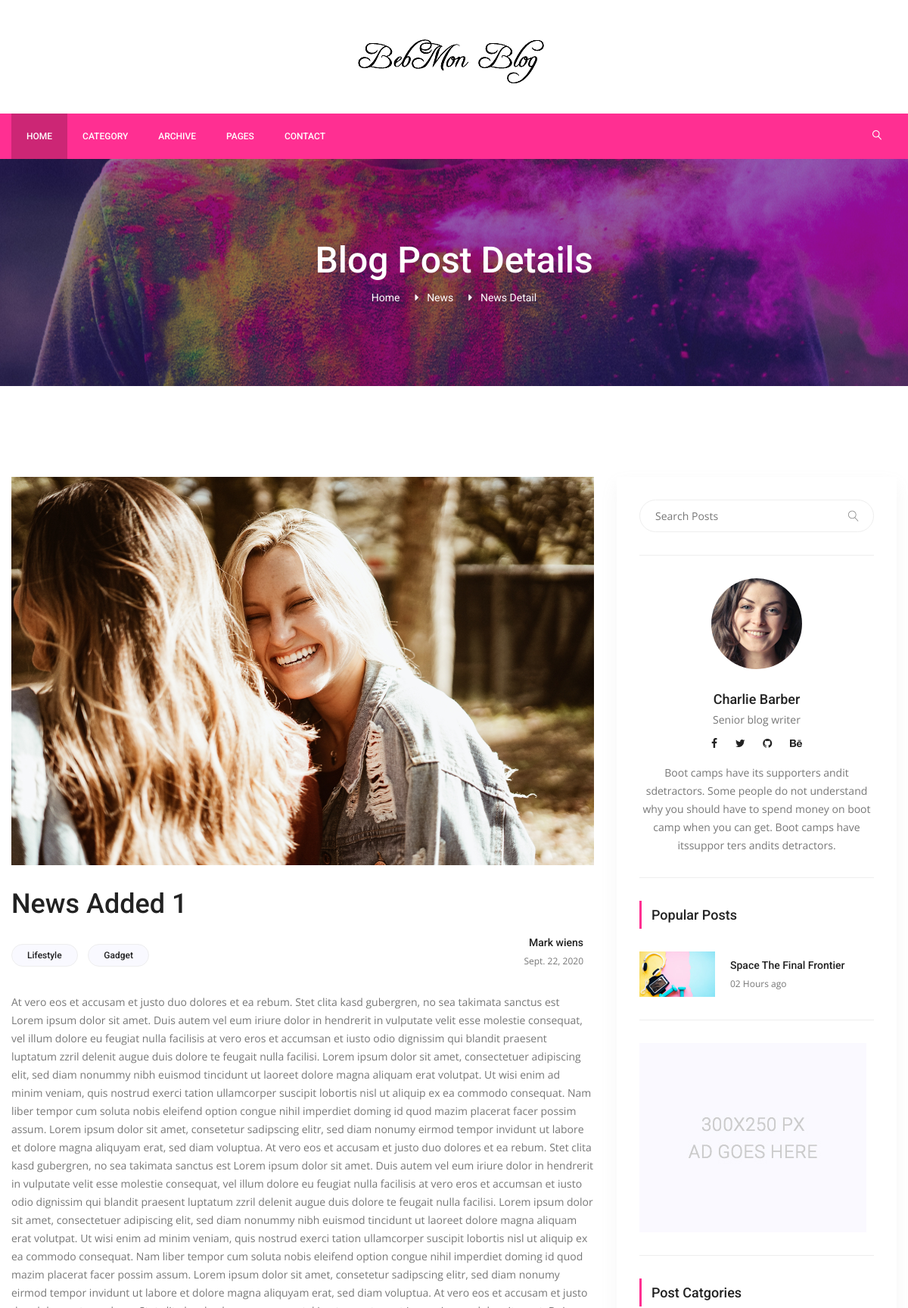
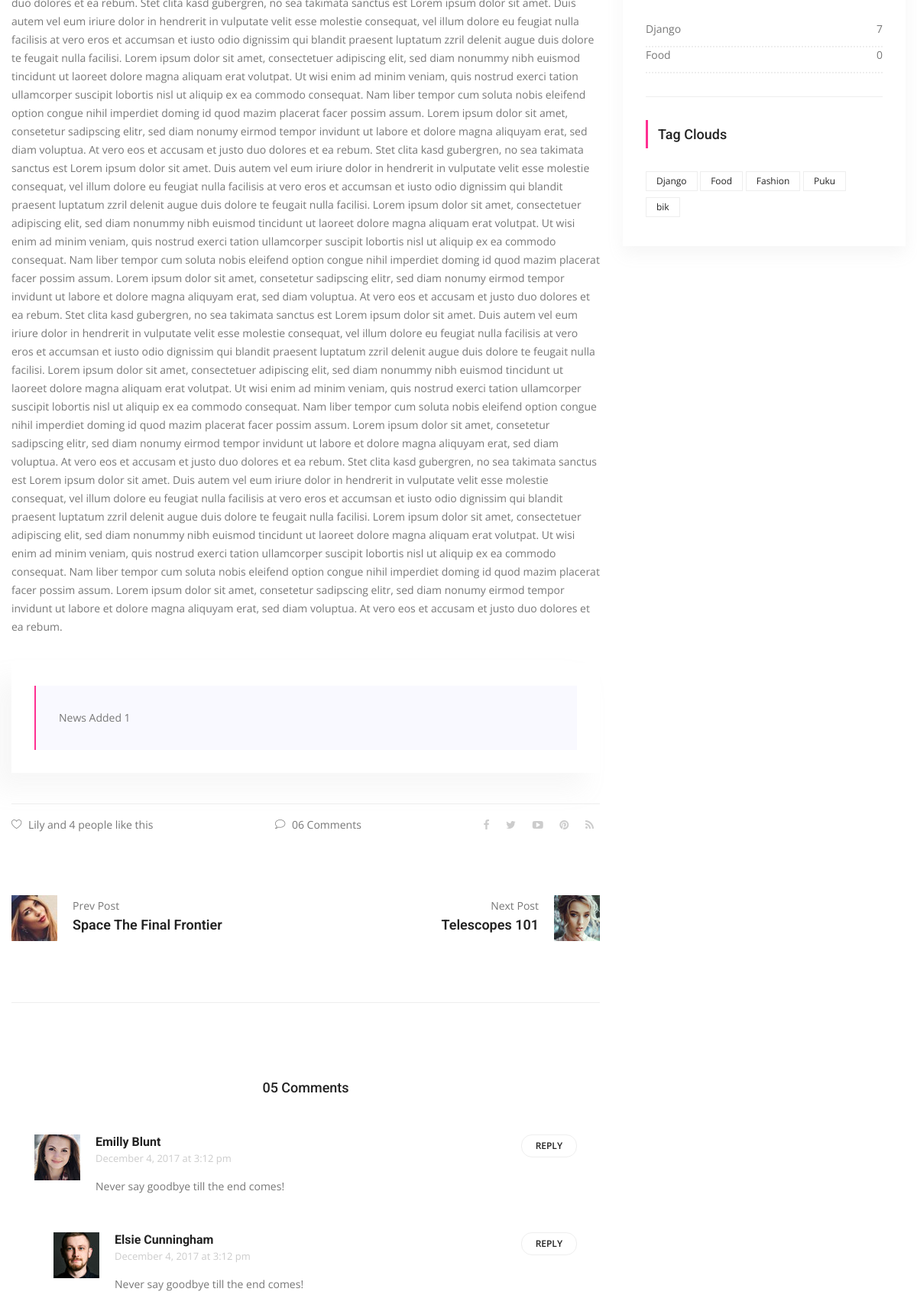
The app's page /news/news-added-1/ (upper part) with its own data (2 pictures, top to bottom).
### posts/models.py (models this page shows, shortened)
class Post(models.Model):
    title = models.CharField(max_length=200, unique=True)
    content = models.TextField()
    date = models.DateField(auto_now_add=True)
    image = models.ImageField(upload_to='media')
    source = models.CharField(max_length=25)
    user = models.ForeignKey(settings.AUTH_USER_MODEL, on_delete=models.CASCADE, default=1)
    category = models.ForeignKey(Category, on_delete=models.CASCADE, default=1, related_name='postByCategory')
    slug = models.SlugField(null=True, blank=True, default='slug', max_length=20)
    tag = models.ManyToManyField(Tag, related_name='tagByPosts')
    slider_post = models.BooleanField(default=False, blank=True, null=True)

class Category(models.Model):
    title = models.CharField(max_length=20, unique=True)
    slug = models.SlugField(null=True, blank=True, default='slug')
    def post_count(self):
        return self.postByCategory.all().count()

class Tag(models.Model):
    title = models.CharField(max_length=20, unique=True)
    slug = models.SlugField(blank=True, max_length=20, default='slug')
    def __str__(self):
        return self.title

### posts/views.py (the view)
# urls.py: path('news/<slug:slug>/', PostDetail.as_view(), name='news'),
class PostDetail(DetailView):
    template_name = 'posts/detail.html'
    model = Post
    context_object_name = 'post'
    def get_context_data(self, **kwargs):
        context = super(PostDetail, self).get_context_data(**kwargs)
        return context

### posts/templatetags/custom_tags.py (called while the page is built)
@register.simple_tag(name='categories')
def all_categories():
    return Category.objects.all()

@register.simple_tag(name='tags')
def all_tags():
    return Tag.objects.all()

### templates/posts/detail.html (shortened to what this page needs)
{% extends 'layouts/base.html' %}
{% load static %}
{% block content %}
    <section class="banner_area">
        <div class="banner_inner d-flex align-items-center">
            <div class="overlay bg-parallax" data-stellar-ratio="0.9" data-stellar-vertical-offset="0"
                 data-background=""></div>
            <div class="container">
                <div class="banner_content text-center">
                    <h2>Blog Post Details</h2>
                    <div class="page_link">
                        <a href="{% url 'index' %}">Home</a>
                        <a>News</a>
                        <a href="">News Detail</a>
                    </div>
                </div>
            </div>
        </div>
    </section>
    <section class="blog_area p_120 single-post-area">
        <div class="container">
            <div class="row">
                <div class="col-lg-8">
                    <div class="main_blog_details">
                        <img class="img-fluid" src="{{ post.image.url }}" alt="">
                        <a href="#"><h4>{{ post.title|title }}</h4></a>
                        <div class="user_details">
                            <div class="float-left">
                                <a href="#">Lifestyle</a>
                                <a href="#">Gadget</a>
                            </div>
                            <div class="float-right">
                                <div class="media">
                                    <div class="media-body">
                                        <h5>Mark wiens</h5>
                                        <p>{{ post.date }}</p>
                                    </div>
                                </div>
                            </div>
                        </div>
                        <p>{{ post.content }}</p>
                        <blockquote class="blockquote">
                            <p class="mb-0">{{ post.title }}</p>
                        </blockquote>
                        <div class="news_d_footer">
                            <a href="#"><i class="lnr lnr lnr-heart"></i>Lily and 4 people like this</a>
                            <a class="justify-content-center ml-auto" href="#"><i class="lnr lnr lnr-bubble"></i>06
                                Comments</a>
                            <div class="news_socail ml-auto">
                                <a href="#"><i class="fa fa-facebook"></i></a>
                                <a href="#"><i class="fa fa-twitter"></i></a>
                                <a href="#"><i class="fa fa-youtube-play"></i></a>
                                <a href="#"><i class="fa fa-pinterest"></i></a>
                                <a href="#"><i class="fa fa-rss"></i></a>
                            </div>
                        </div>
                    </div>
                    <div class="navigation-area">
                        <div class="row">
                            <div class="col-lg-6 col-md-6 col-12 nav-left flex-row d-flex justify-content-start align-items-center">
                                <div class="thumb">
                                    <a href="#"><img class="img-fluid" src="{% static 'img/blog/prev.jpg' %}" alt=""></a>
                                </div>
                                <div class="arrow">
                                    <a href="#"></a>
                                </div>
                                <div class="detials">
                                    <p>Prev Post</p>
                                    <a href="#"><h4>Space The Final Frontier</h4></a>
                                </div>
                            </div>
                            <div class="col-lg-6 col-md-6 col-12 nav-right flex-row d-flex justify-content-end align-items-center">
                                <div class="detials">
                                    <p>Next Post</p>
                                    <a href="#"><h4>Telescopes 101</h4></a>
                                </div>
                                <div class="arrow">
                                    <a href="#"></a>
                                </div>
                                <div class="thumb">
                                    <a href="#"><img class="img-fluid" src="{% static 'img/blog/next.jpg' %}" alt=""></a>
                                </div>
                            </div>
                        </div>
                    </div>
                    <div class="comments-area">
                        <h4>05 Comments</h4>
                        <div class="comment-list">
                            <div class="single-comment justify-content-between d-flex">
                                <div class="user justify-content-between d-flex">
                                    <div class="thumb">
                                        <img src="{% static 'img/blog/c1.jpg' %}" alt="">
                                    </div>
                                    <div class="desc">
                                        <h5><a href="#">Emilly Blunt</a></h5>
                                        <p class="date">December 4, 2017 at 3:12 pm </p>
                                        <p class="comment">
                                            Never say goodbye till the end comes!
                                        </p>
                                    </div>
                                </div>
                                <div class="reply-btn">
                                    <a href="" class="btn-reply text-uppercase">reply</a>
                                </div>
                            </div>
                        </div>
                        <div class="comment-list left-padding">
                            <div class="single-comment justify-content-between d-flex">
                                <div class="user justify-content-between d-flex">
                                    <div class="thumb">
                                        <img src="{% static 'img/blog/c2.jpg' %}" alt="">
                                    </div>
                                    <div class="desc">
                                        <h5><a href="#">Elsie Cunningham</a></h5>
                                        <p class="date">December 4, 2017 at 3:12 pm </p>
                                        <p class="comment">
                                            Never say goodbye till the end comes!
                                        </p>
                                    </div>
                                </div>
                                <div class="reply-btn">
                                    <a href="" class="btn-reply text-uppercase">reply</a>
                                </div>
                            </div>
                        </div>
                    </div>
                </div>
                {% include 'layouts/right_side.html' %}
            </div>
        </div>
    </section>
{% endblock %}

### templates/layouts/right_side.html
{% load static %}
{% load custom_tags %}
<div class="col-lg-4">
    <div class="blog_right_sidebar">
        <aside class="single_sidebar_widget search_widget">
            <div class="input-group">
                <input type="text" class="form-control" placeholder="Search Posts">
                <span class="input-group-btn">
                    <button class="btn btn-default" type="button"><i class="lnr lnr-magnifier"></i></button>
                </span>
            </div>
            <div class="br"></div>
        </aside>
        <aside class="single_sidebar_widget author_widget">
            <img class="author_img rounded-circle" src="{% static 'img/blog/author.png' %}" alt="">
            <h4>Charlie Barber</h4>
            <p>Senior blog writer</p>
            <div class="social_icon">
                <a href="#"><i class="fa fa-facebook"></i></a>
                <a href="#"><i class="fa fa-twitter"></i></a>
                <a href="#"><i class="fa fa-github"></i></a>
                <a href="#"><i class="fa fa-behance"></i></a>
            </div>
            <p>Boot camps have its supporters andit sdetractors. Some people do not understand why you
                should have to spend money on boot camp when you can get. Boot camps have itssuppor ters
                andits detractors.</p>
            <div class="br"></div>
        </aside>
        <aside class="single_sidebar_widget popular_post_widget">
            <h3 class="widget_title">Popular Posts</h3>
            <div class="media post_item">
                <img src="{% static 'img/blog/popular-post/post1.jpg' %}" alt="post">
                <div class="media-body">
                    <a href="blog-details.html"><h3>Space The Final Frontier</h3></a>
                    <p>02 Hours ago</p>
                </div>
            </div>
            <div class="br"></div>
        </aside>
        <aside class="single_sidebar_widget">
            <a href="#"><img class="img-fluid" src="{% static 'img/blog/add.jpg' %}" alt=""></a>
            <div class="br"></div>
        </aside>
        <aside class="single_sidebar_widget post_category_widget">
            <h4 class="widget_title">Post Catgories</h4>
            {% categories as categories %}
            {% for category in categories %}
                <ul class="list cat-list">
                    <li>
                        <a href="{% url 'category_detail' category.slug %}" class="d-flex justify-content-between">
                            <p>{{ category.title }}</p>
                            <p>{{ category.post_count }}</p>
                        </a>
                    </li>
                </ul>
            {% endfor %}
            <div class="br"></div>
        </aside>
        <aside class="single-sidebar-widget tag_cloud_widget">
            <h4 class="widget_title">Tag Clouds</h4>
            <ul class="list">
                {% tags as tags %}
                {% for tag in tags %}
                <li><a href="{% url 'tag_detail' tag.slug %}">{{ tag }}</a></li>
                {% endfor %}
            </ul>
        </aside>
    </div>
</div>

### records on screen
Post: image (picture), title "News Added 1", date "Sept. 22, 2020", content "At vero eos et accusam et justo duo dolores et ea rebum. Stet clita kasd gubergren, no sea takimata sanctus est Lorem ipsum dolor sit amet. Duis autem vel eum iriure dolor in hendrerit in vulputate velit esse molestie consequat, vel illum dolore eu feugiat nulla facilisis at vero eros et accumsan et iusto odio dignissim qui blandit praesent luptatum zzril delenit augue duis dolore te feugait nulla facilisi. Lorem ipsum dolor sit amet, consectetuer adipiscing elit, sed diam nonummy nibh euismod tincidunt ut laoreet dolore magna aliquam erat volutpat. Ut wisi enim ad minim veniam, quis nostrud exerci tation ullamcorper suscipit lobortis nisl ut aliquip ex ea commodo consequat. Nam liber…"
Category: title "Django", post_count "7"
Category: title "Food", post_count "0"
Tag: title "Django"
Tag: title "Food"
Tag: title "Fashion"
Tag: title "Puku"
Tag: title "bik"
